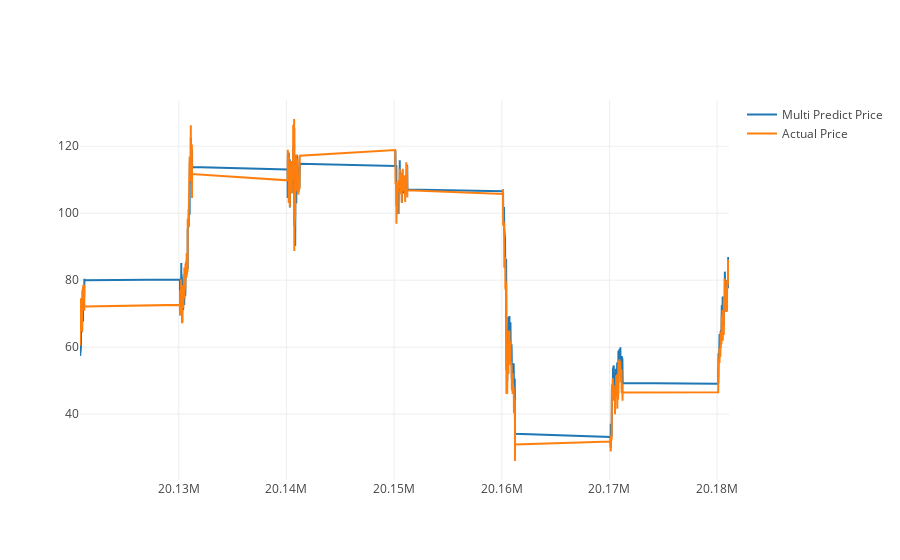

Write notebook code for a chart like this one.
### Markdown cell above
# Plot prediction and historical data together

### Code cell
predictDates = data.tail(len(inv_y)).index
actual_chart = go.Scatter(x=predictDates, y=inv_y[:,3], name= 'Actual Price')
multi_predict_chart = go.Scatter(x=predictDates, y=inv_yhat[:,3], name= 'Multi Predict Price')
py.iplot([multi_predict_chart, actual_chart])

### Figure 1 — Plotly figure (JSON) as saved in the notebook; plotly's stock layout.template omitted (floating-point values rounded to 4 significant figures; data arrays with more than 128 entries replaced by an {"elided": "..."} marker saying what was removed)
{"data": [{"name": "Multi Predict Price", "type": "scatter", "x": {"elided": "1563 int values"}, "y": {"elided": "1563 float values"}}, {"name": "Actual Price", "type": "scatter", "x": {"elided": "1563 int values"}, "y": {"elided": "1563 float values"}}], "layout": {}}
